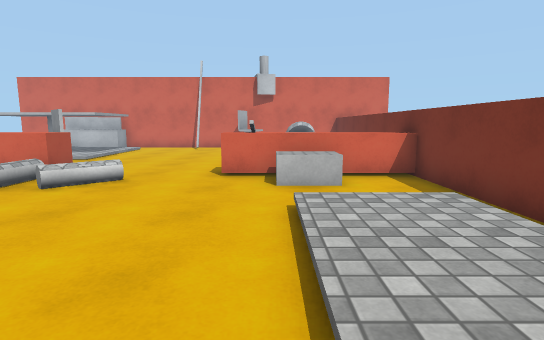
view 1 (above)

18 first-person views from a walk through a Unity game level. The camera is 1.3 m above the floor, tilts 8° down and sees 80° across. The floor is counted in squares, 1 m on a side. Each view is taken from the middle of a square. On the plan, view 1 faces up. The plan holds only what a view shows up to about 14 squares ahead; the rest is blank. The place goes on beyond the plan. The player character is not drawn. Surface patterns are stand-ins for the level's own textures.

view 2
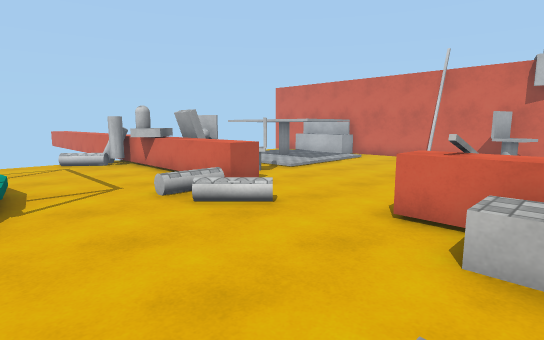

view 3
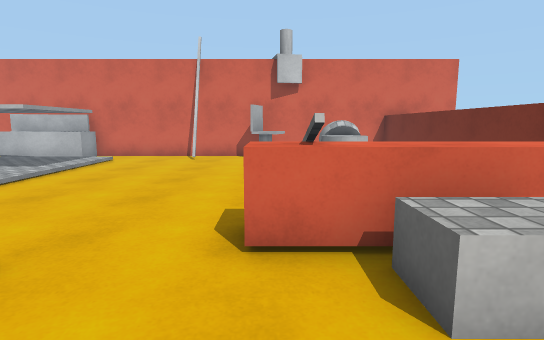

view 4
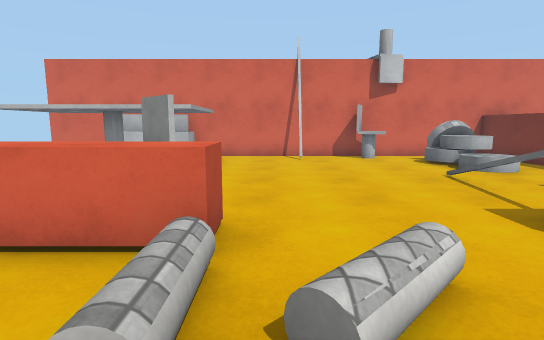

view 5
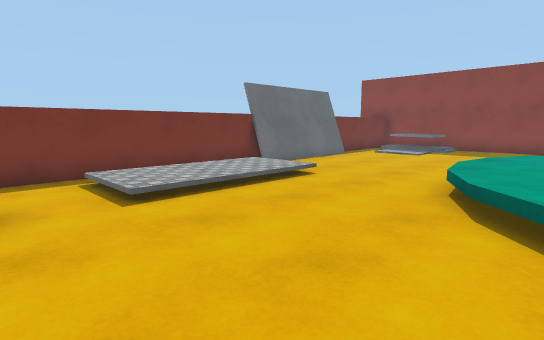

view 6
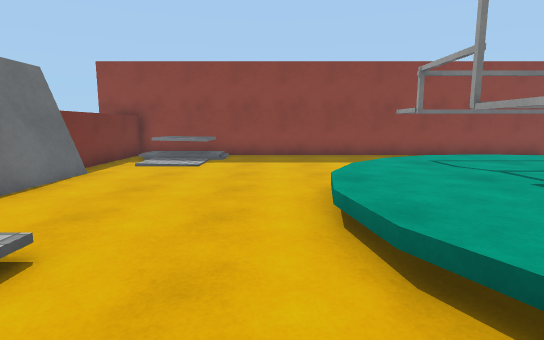

view 7
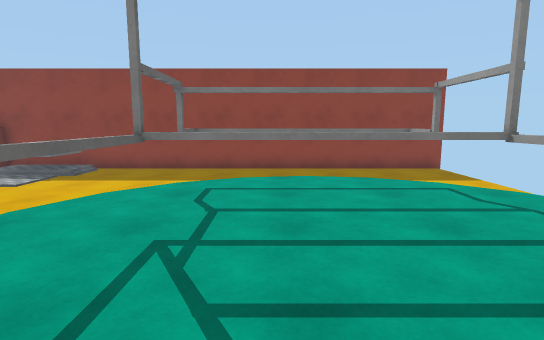

view 8
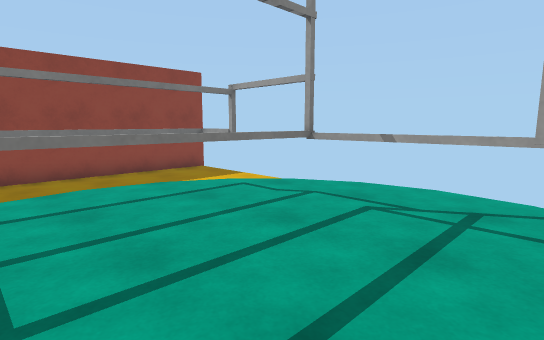

view 9
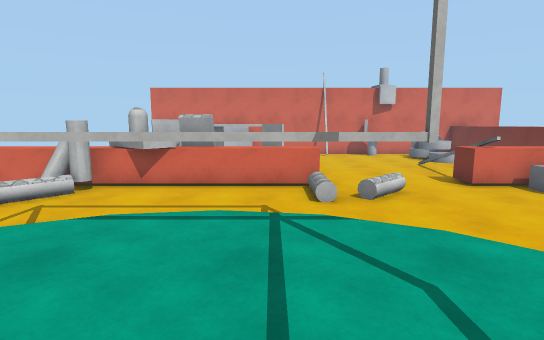

view 10
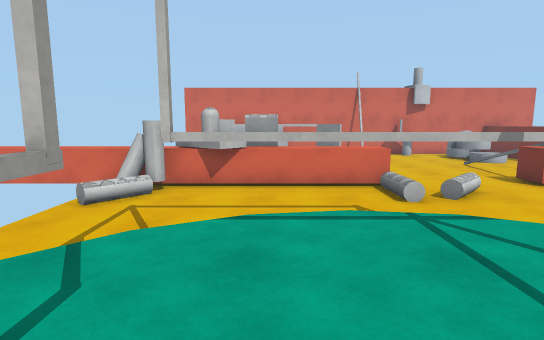

view 11
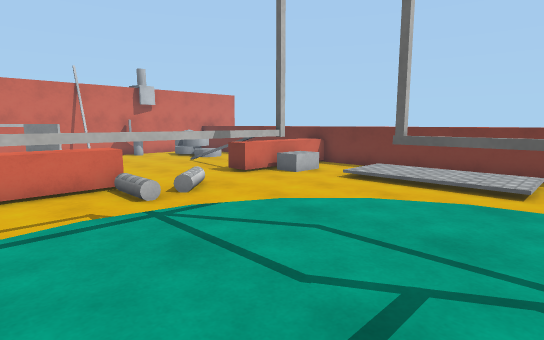

view 12
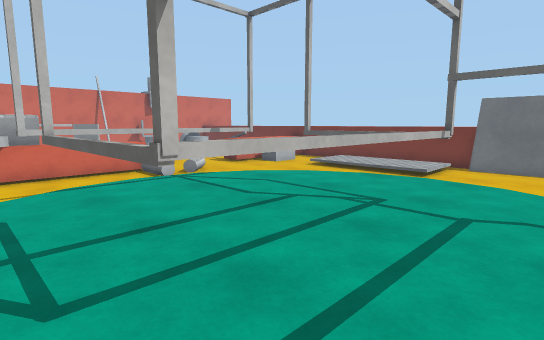

view 13
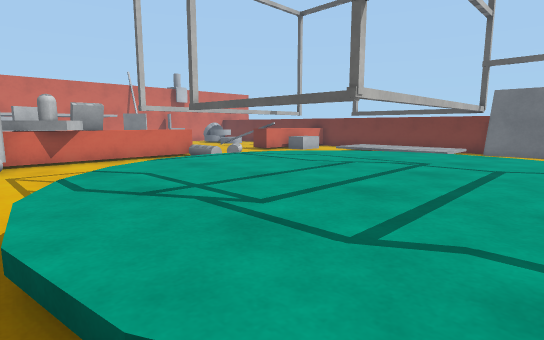

view 14
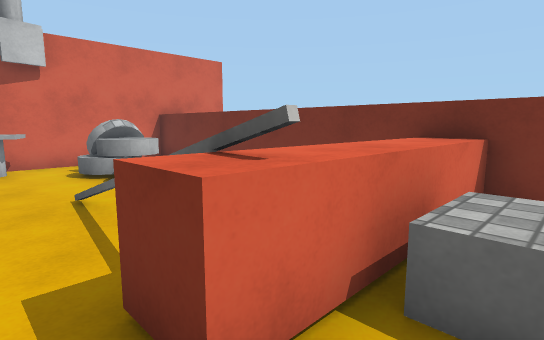

view 15
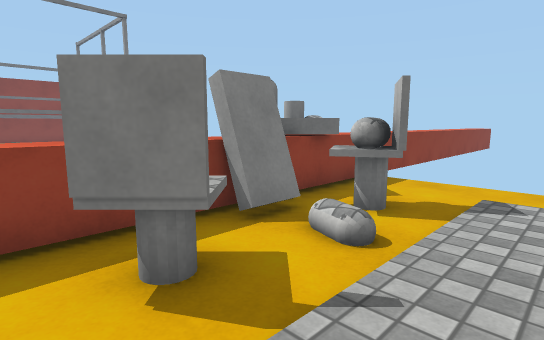

view 16
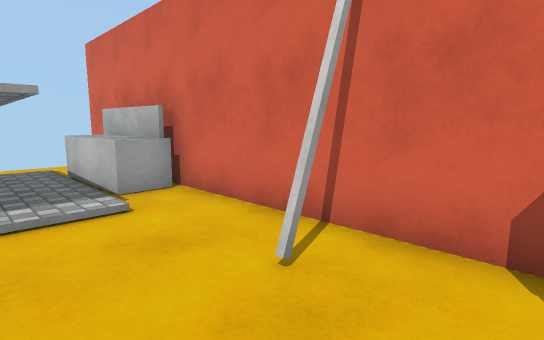

view 17
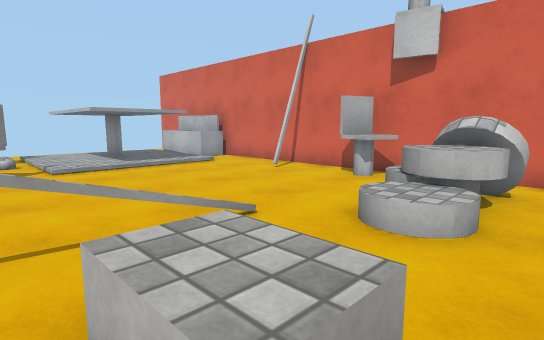

view 18
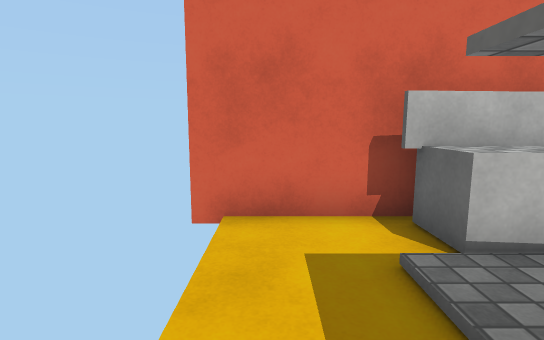

### Floor plan
Key: @ floor where view 1 was taken; # wall or solid block; x gap in a wall; . main floor; : floor 0.25 m higher than the main floor; + floor 0.5 m higher than the main floor; / step, stairs or slope; = window, fence, low wall or low ledge; ^ raised ledge; B block; C cylinder; I disc; T thing the floor can be seen under or through; O other object.
Columns run from 16 left of view 1 to 4 right of it. Each row starts with its distance up from view 1.
 19   ###################
 18    ..OOOO...x.OO... #
 17    ..OOOO......O.II #
 16    .#^^^^^.......//.#
 15     ^  ^ ^......./I.#
 14    .  ^^ ^.......//.#
 13     ^^^^^^..........#
 12    .//////..........#
 11    ..OO/.O.....=.^^ #
 10    ..OOOOO.....#....#
  9 ^^^^^O#O^^^....^^^^^#
  8 ^^^CCOO^^^^....^BB^^#
  7    C......O.O...BB..#
  6    O................#
  5    ..............///#
  4    ..............::/#
  3    ../#####/.....::/#
  2    ./+++++++/....::/#
  1    ./+T++++T+....::/#
  0    .++T++++T+/..@///#
 -1    /++T++++T+/.....##
 -2    .++TTTTT++/.....##
 -3    .+++++++++/.....#
 -4    ./++++++//......##
 -5      /TTTTT#.......##
 -6       ..OO. ........#
 -7             ........#
 -8    ...     .........#
 -9    .............^^^/#
-10    .............^^^ #
-11   ###################

Where each view was taken, in squares from view 1:
view 1: 0 up, 0 right, facing up
view 2: 3 up, 1 right, facing up-left
view 3: 5 up, 1 left, facing up
view 4: 5 up, 5 left, facing up
view 5: 7 up, 5 left, facing down-right
view 6: 3 up, 2 left, facing down
view 7: 2 up, 7 left, facing down
view 8: 1 up, 6 left, facing down-left
view 9: 1 down, 7 left, facing up
view 10: 1 down, 9 left, facing up
view 11: 1 down, 9 left, facing up-right
view 12: 4 down, 11 left, facing up-right
view 13: 4 down, 13 left, facing up-right
view 14: 7 up, 2 left, facing up-right
view 15: 13 up, 6 left, facing down-left
view 16: 15 up, 2 left, facing up-left
view 17: 10 up, 3 right, facing up-left
view 18: 14 up, 13 left, facing up
